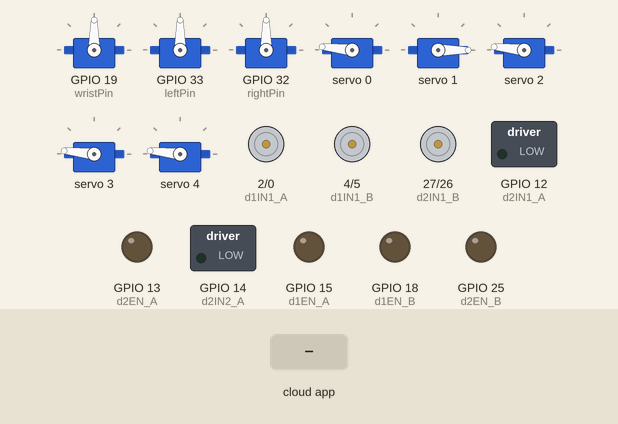
Simulated run of this program. Board: ESP32. Parts: 8 × servo, motor-driver pin pairs drawn as motors (green arrow = first pin HIGH = forward, orange = second pin HIGH = backward, longer = more drive), switched loads named in the program (green lamp = pin HIGH), output pins drawn as LEDs (lit = HIGH). The test bench sets the inputs (shaded band). The ROS host is connected and sends only what is stated.

Above: at 1.2 s.
1.3 s: the phone or cloud app sets left to -100
At 1.6 s:
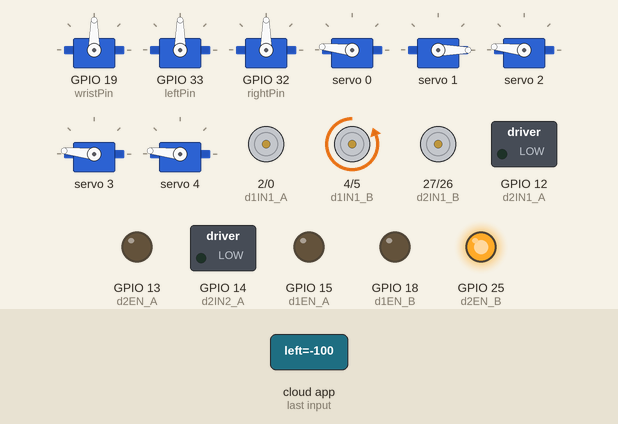
2.8 s: the phone or cloud app sets right to -100
At 4.0 s:
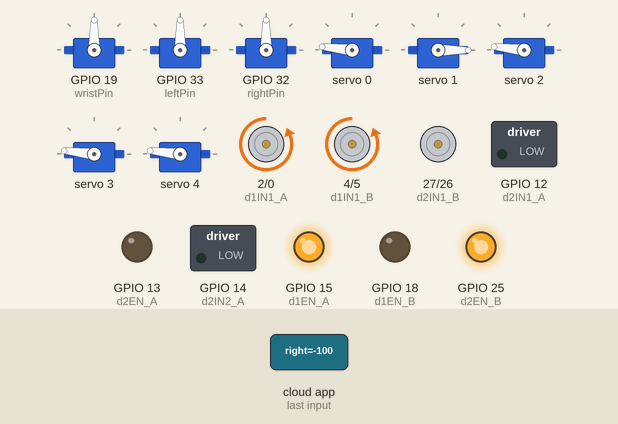
4.3 s: the phone or cloud app sets left to 0
At 5.1 s:
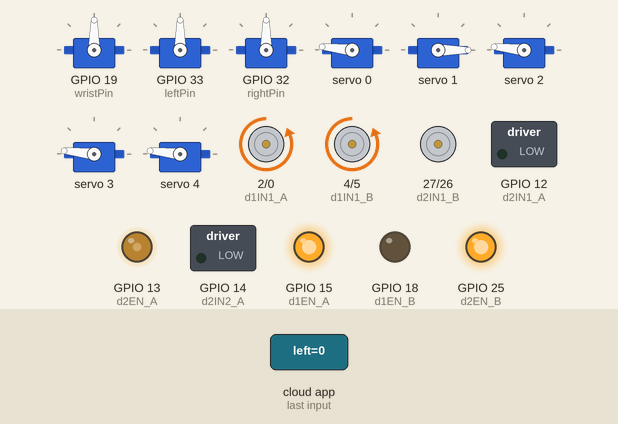
5.8 s: the phone or cloud app sets right to 0
At 6.3 s:
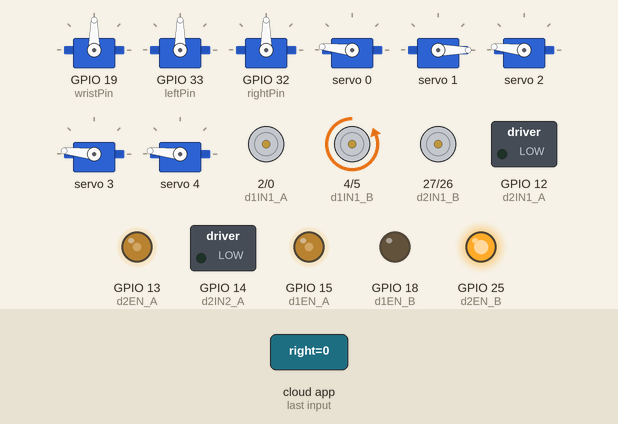
7.3 s: the phone or cloud app sets left to 100
At 8.5 s:
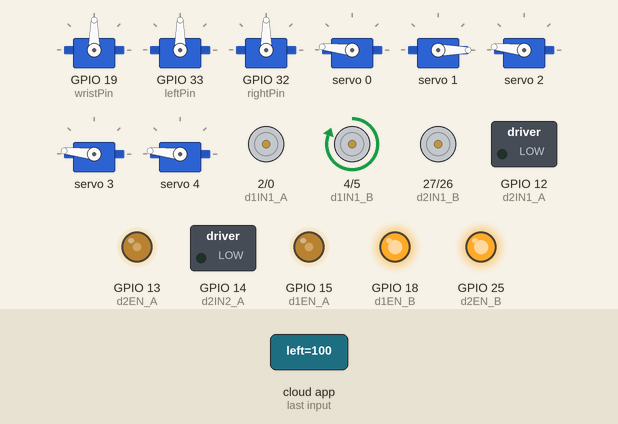
8.8 s: the phone or cloud app sets right to 100
At 9.7 s:
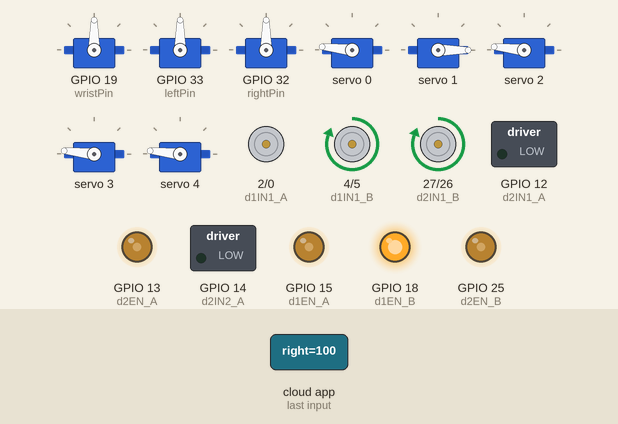
Timing chart, 0 to 11.3 s (numbered marks = the images above; inputs shaded):
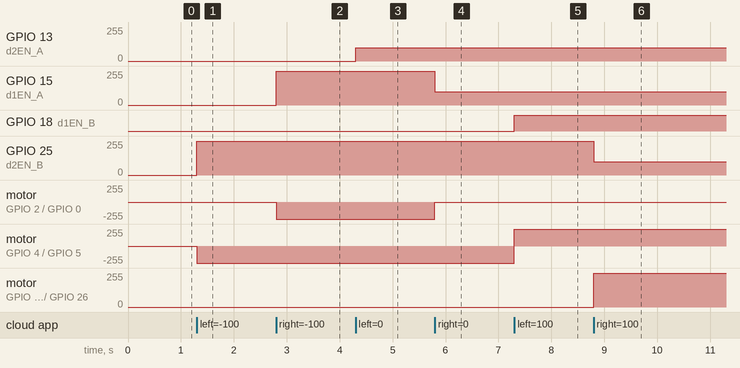

Measured:
- after the input at 1.3 s, GPIO 25 (d2EN_B): 0/255 → 255/255 at once; motor on GPIO 4 (d1IN1_B) / GPIO 5 (d1IN2_B): stopped → backward 255/255 at once
- after the input at 2.8 s, GPIO 15 (d1EN_A): 0/255 → 255/255 at once; motor on GPIO 2 (d1IN1_A) / GPIO 0 (d1IN2_A): stopped → backward 255/255 at once
- after the input at 4.3 s, GPIO 13 (d2EN_A): 0/255 → 100/255 at once
- after the input at 5.8 s, GPIO 15 (d1EN_A): 255/255 → 100/255 at once; motor on GPIO 2 (d1IN1_A) / GPIO 0 (d1IN2_A): backward 255/255 → stopped at once
- after the input at 7.3 s, GPIO 18 (d1EN_B): LOW → HIGH at once; motor on GPIO 4 (d1IN1_B) / GPIO 5 (d1IN2_B): backward 255/255 → forward 255/255 at once
- after the input at 8.8 s, GPIO 25 (d2EN_B): 255/255 → 100/255 at once; motor on GPIO 27 (d2IN1_B) / GPIO 26 (d2IN2_B): stopped → forward 255/255 at once

The program:

main.cpp
```cpp
#include <Arduino.h>
#include <ros.h>
#include <std_msgs/Float64.h>
#include <std_msgs/Float32.h>
// #include <BluetoothSerial.h>
#include <Adafruit_PWMServoDriver.h>
#include <SPI.h>
#include <ESP32Servo.h>

#define MAX_SPEED_WHEEL 21
#define MIN_SPEED_WHEEL 0
#define LOW_PWM 100
#define HIGH_PWM 255
#define SERVOMIN 150        // This is the 'minimum' pulse length count (out of 4096)
#define SERVOMAX 525        // This is the 'maximum' pulse length count (out of 4096)
#define SERVO_FREQ 50       // Analog servos run at ~50 Hz updates
#define SERIAL_SIZE_RX 2048 // should fix the overflow error

// BluetoothSerial BTSerial;
// Initialize Servos
Adafruit_PWMServoDriver pwm = Adafruit_PWMServoDriver();
Servo armServoRight; // create servo object to control a servo
Servo armServoLeft;
Servo wristServo;

/*Pin assignments for 1st L298N*/
const int d1EN_A = 15;
const int d1IN1_A = 2;
const int d1IN2_A = 0;

const int d1IN1_B = 4;
const int d1IN2_B = 5;
const int d1EN_B = 18;

/*Pin assignments for 2nd L298N*/
const int d2EN_A = 13;
const int d2IN1_A = 12;
const int d2IN2_A = 14;

const int d2IN1_B = 27;
const int d2IN2_B = 26;
const int d2EN_B = 25;

/*Servo Pins*/

const int rightPin = 32;
const int leftPin = 33;
const int wristPin = 19;

ros::NodeHandle nh;
std_msgs::Float32 frontWheelLeft_msg;
std_msgs::Float32 frontWheelRight_msg;
std_msgs::Float32 rearWheelLeft_msg;
std_msgs::Float32 rearWheelRight_msg;
std_msgs::Float64 indexFinger_msg;
std_msgs::Float64 middleFinger_msg;
std_msgs::Float64 ringFinger_msg;
std_msgs::Float64 pinkyFinger_msg;
std_msgs::Float64 thumbFinger_msg;
std_msgs::Float64 arm_msg;
std_msgs::Float64 wrist_msg;

int curr_position_wrist = 90;
int curr_position_arm = 90;

// delay non-blocking
unsigned long current_millis = 0;
unsigned long previous_millis = 0;
unsigned long delay_millis = 500;

// Helper Functions
void Forward(const int pin1, const int pin2)
{
  digitalWrite(pin1, HIGH);
  digitalWrite(pin2, LOW);
}
void Backward(const int pin1, const int pin2)
{
  digitalWrite(pin1, LOW);
  digitalWrite(pin2, HIGH);
}
void Stop(const int pin1, const int pin2)
{
  digitalWrite(pin1, LOW);
  digitalWrite(pin2, LOW);
}

/*CALLBACK FUNCTIONS*/
void frontLeftCb(const std_msgs::Float32 &frontWheelLeft_msg)
{
  int speed = constrain(abs(frontWheelLeft_msg.data), MIN_SPEED_WHEEL, MAX_SPEED_WHEEL);
  int pwmValue = map(speed, MIN_SPEED_WHEEL, MAX_SPEED_WHEEL, LOW_PWM, HIGH_PWM);
  if (frontWheelLeft_msg.data > 0)
  {
    Forward(d1IN1_B, d1IN2_B);
    analogWrite(d1EN_B, pwmValue);
  }
  else if (frontWheelLeft_msg.data < 0)
  {
    Backward(d1IN1_B, d1IN2_B);
    analogWrite(d2EN_B, pwmValue);
  }
  else
  {
    Stop(d1IN1_B, d1IN2_B);
    analogWrite(d2EN_B, pwmValue);
  }
}
void frontRightCb(const std_msgs::Float32 &frontWheelRight_msg)
{
  int speed = constrain(abs(frontWheelRight_msg.data), MIN_SPEED_WHEEL, MAX_SPEED_WHEEL);
  int pwmValue = map(speed, MIN_SPEED_WHEEL, MAX_SPEED_WHEEL, LOW_PWM, HIGH_PWM);
  if (frontWheelRight_msg.data > 0)
  {
    Forward(d1IN1_A, d1IN2_A);
    analogWrite(d1EN_A, pwmValue);
  }
  else if (frontWheelRight_msg.data < 0)
  {
    Backward(d1IN1_A, d1IN2_A);
    analogWrite(d1EN_A, pwmValue);
  }
  else
  {
    Stop(d1IN1_A, d1IN2_A);
    analogWrite(d1EN_A, pwmValue);
  }
}
void rearLeftCb(const std_msgs::Float32 &rearWheelLeft_msg)
{
  int speed = constrain(abs(rearWheelLeft_msg.data), MIN_SPEED_WHEEL, MAX_SPEED_WHEEL);
  int pwmValue = map(speed, MIN_SPEED_WHEEL, MAX_SPEED_WHEEL, LOW_PWM, HIGH_PWM);
  if (rearWheelLeft_msg.data > 0)
  {
    Forward(d2IN1_A, d2IN2_A);
    analogWrite(d2EN_A, pwmValue);
  }
  else if (rearWheelLeft_msg.data < 0)
  {
    Backward(d2IN1_A, d2IN2_A);
    analogWrite(d2EN_A, pwmValue);
  }
  else
  {
    Stop(d2IN1_A, d2IN2_A);
    analogWrite(d2EN_A, pwmValue);
  }
}
void rearRightCb(const std_msgs::Float32 &rearwheelRight_msg)
{
  int speed = constrain(abs(rearWheelRight_msg.data), MIN_SPEED_WHEEL, MAX_SPEED_WHEEL);
  int pwmValue = map(speed, MIN_SPEED_WHEEL, MAX_SPEED_WHEEL, LOW_PWM, HIGH_PWM);
  if (rearwheelRight_msg.data > 0)
  {
    Forward(d2IN1_B, d2IN2_B);
    analogWrite(d2EN_B, pwmValue);
  }
  else if (rearwheelRight_msg.data < 0)
  {
    Backward(d2IN1_B, d2IN2_B);
    analogWrite(d2EN_B, pwmValue);
  }
  else
  {
    Stop(d2IN1_B, d2IN2_B);
    analogWrite(d2EN_B, pwmValue);
  }
}

void thumbCallback(const std_msgs::Float64 &thumbFinger_msg)
{
  int angle = map((abs(thumbFinger_msg.data) + 1.57), 1.57, 3.14, 0, 180);
  int position = map(angle, 0, 180, 480, 150);
  pwm.setPWM(0, 0, position);
}

void indexCallback(const std_msgs::Float64 &indexFinger_msg)
{
  int angle = map((abs(indexFinger_msg.data) + 1.57), 1.57, 3.14, 0, 180);
  int position = map(angle, 0, 180, 100, 450);
  pwm.setPWM(1, 0, position);
}

void middleCallback(const std_msgs::Float64 &middleFinger_msg)
{
  int angle = map((abs(middleFinger_msg.data) + 1.57), 1.57, 3.14, 0, 180);
  int position = map(angle, 0, 180, 480, 100);
  pwm.setPWM(2, 0, position);
}

void ringCallback(const std_msgs::Float64 &ringFinger_msg)
{
  int angle = map((abs(ringFinger_msg.data) + 1.57), 1.57, 3.14, 0, 180);
  int position = map(angle, 0, 180, 480, 150);
  pwm.setPWM(3, 0, position);
}

void pinkyCallback(const std_msgs::Float64 &pinkyFinger_msg)
{
  int angle = map((abs(pinkyFinger_msg.data) + 1.57), 1.57, 3.14, 0, 180);
  int position = map(angle, 0, 180, 480, 150);
  pwm.setPWM(4, 0, position);
}

void armCallback(const std_msgs::Float64 &arm_msg)
{
  current_millis = millis();
  if (arm_msg.data >= 0.43) // the arm messages from ROS are inverted man
  {
    if (curr_position_arm > 0 && (current_millis - previous_millis) > delay_millis)
    {
      curr_position_arm--;
      previous_millis = millis();
    }

    nh.loginfo(String(curr_position_arm).c_str());
    armServoLeft.write(curr_position_arm);
    armServoRight.write(180 - curr_position_arm);
  }
  else if (arm_msg.data < -1.43)
  {
    if (curr_position_arm < 180 && (current_millis - previous_millis) > delay_millis)
    {
      curr_position_arm++;
      previous_millis = millis();
    }
    nh.loginfo(String(curr_position_arm).c_str());
    armServoLeft.write(curr_position_arm);
    armServoRight.write((180 - curr_position_arm));
  }
}

void wristCallback(const std_msgs::Float64 &wrist_msg)
{
  current_millis = millis();
  if (wrist_msg.data < -1.43)
  {
    if (curr_position_wrist > 0 && (current_millis - previous_millis) > delay_millis)
    {
      curr_position_wrist--;
      previous_millis = millis();
    }

    nh.loginfo(String(curr_position_wrist).c_str());
    wristServo.write(curr_position_wrist);
  }
  else if (wrist_msg.data > 0.43)
  {
    if (curr_position_wrist < 180 && (current_millis - previous_millis) > delay_millis)
    {
      curr_position_wrist++;
      previous_millis = millis();
    }

    nh.loginfo(String(curr_position_wrist).c_str());
    wristServo.write(curr_position_wrist);
  }
}

/*ROS SUBSCRIBERS*/
ros::Subscriber<std_msgs::Float32> frontWheelLeft("motor/front/left", frontLeftCb);
ros::Subscriber<std_msgs::Float32> frontWheelRight("motor/front/right", frontRightCb);
ros::Subscriber<std_msgs::Float32> rearWheelLeft("motor/rear/left", rearLeftCb);
ros::Subscriber<std_msgs::Float32> rearWheelRight("motor/rear/right", rearRightCb);
ros::Subscriber<std_msgs::Float64> thumbServo("/Tayson/HAND_thumbbase_position_controller/command", thumbCallback);
ros::Subscriber<std_msgs::Float64> indexServo("/Tayson/HAND_indexbase_position_controller/command", indexCallback);
ros::Subscriber<std_msgs::Float64> middleServo("/Tayson/HAND_middlebase_position_controller/command", middleCallback);
ros::Subscriber<std_msgs::Float64> ringServo("/Tayson/HAND_ringbase_position_controller/command", ringCallback);
ros::Subscriber<std_msgs::Float64> pinkyServo("/Tayson/HAND_pinkybase_position_controller/command", pinkyCallback);
ros::Subscriber<std_msgs::Float64> armServo("/Tayson/BASE_FOREARM_position_controller/command", armCallback);
ros::Subscriber<std_msgs::Float64> WristServo("/Tayson/hSERV_HAND_position_controller/command", wristCallback);

void setup()
{
  ESP32PWM::allocateTimer(0);
  ESP32PWM::allocateTimer(1);
  ESP32PWM::allocateTimer(2);
  ESP32PWM::allocateTimer(3);

  wristServo.setPeriodHertz(50);
  armServoLeft.setPeriodHertz(50);
  armServoRight.setPeriodHertz(50);
  wristServo.attach(wristPin, 800, 2800);
  armServoLeft.attach(leftPin, 750, 3000);
  armServoRight.attach(rightPin, 800, 2800);
  pinMode(d1EN_A, OUTPUT);
  pinMode(d1IN1_A, OUTPUT);
  pinMode(d1IN2_A, OUTPUT);
  pinMode(d1IN1_B, OUTPUT);
  pinMode(d1IN2_B, OUTPUT);
  pinMode(d1EN_B, OUTPUT);
  pinMode(d2EN_A, OUTPUT);
  pinMode(d2IN1_A, OUTPUT);
  pinMode(d2IN2_A, OUTPUT);
  pinMode(d2IN1_B, OUTPUT);
  pinMode(d2IN2_B, OUTPUT);
  pinMode(d2EN_B, OUTPUT);

  // SERVO DRIVER
  pwm.begin();
  pwm.setOscillatorFrequency(27000000);
  pwm.setPWMFreq(SERVO_FREQ); // Analog servos run at ~50 Hz updates
  pwm.setPWM(0, 0, 480);
  pwm.setPWM(1, 0, 100);
  pwm.setPWM(2, 0, 480);
  pwm.setPWM(3, 0, 480);
  pwm.setPWM(4, 0, 480);
  wristServo.write(curr_position_wrist);
  armServoLeft.write(curr_position_arm);
  armServoRight.write(curr_position_arm);

  nh.getHardware()->setBaud(115200);
  nh.initNode();
  nh.subscribe(frontWheelLeft);
  nh.subscribe(frontWheelRight);
  nh.subscribe(rearWheelLeft);
  nh.subscribe(rearWheelRight);
  nh.subscribe(thumbServo);
  nh.subscribe(indexServo);
  nh.subscribe(middleServo);
  nh.subscribe(ringServo);
  nh.subscribe(pinkyServo);
  nh.subscribe(armServo);
  nh.subscribe(WristServo);

  nh.logdebug("Started");
  Serial.begin(115200);
  Serial.setRxBufferSize(SERIAL_SIZE_RX);
  // BTSerial.begin("BASE_NODE");
}

void loop()
{
  nh.spinOnce();
}
```
